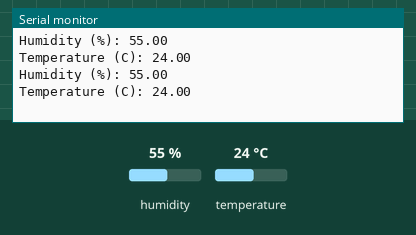
The sketch below on a simulated Arduino Uno, built with avr-gcc and run on an emulated ATmega328P. Parts: the last lines printed to the serial monitor. The test bench sets the inputs (shaded band); at power-on: humidity 55 %, temperature 24 °C.

Above: at 2.8 s.
2.9 s: humidity set to 22 %
At 5.3 s:
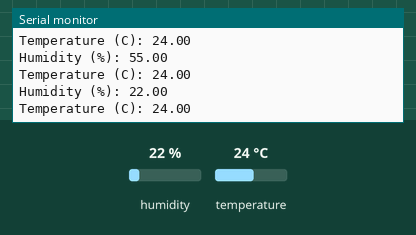
5.6 s: temperature set to 12 °C
At 6.5 s:
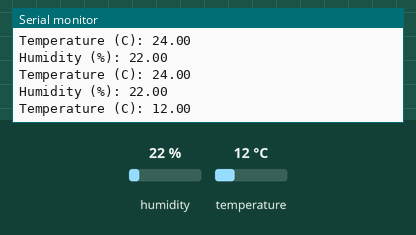
8.3 s: humidity set to 40 %
At 8.3 s:
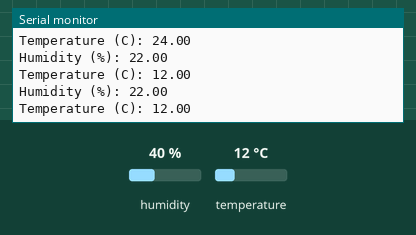
Timing chart, 0 to 11.3 s (numbered marks = the images above; inputs shaded):
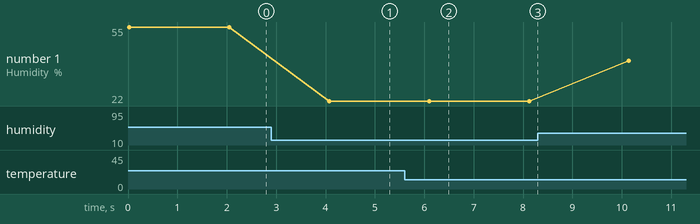

Measured:
- after the input at 2.9 s, the serial monitor: prints a new line after 1.2 s (image 1)
- after the input at 5.6 s, the serial monitor: prints a new line after 0.52 s (image 2)
- plotted number 1: 55 → 22 after the input at 2.9 s, 22 → 40 after the input at 8.3 s

The sketch:

serialtemp.ino
```cpp
#include <dht11.h>
#define DHT11PIN 2

dht11 DHT11;

void setup()
{
  Serial.begin(9600);

}

void loop()
{
  Serial.println();

  int chk = DHT11.read(DHT11PIN);

  Serial.print("Humidity (%): ");
  Serial.println((float)DHT11.humidity, 2);

  Serial.print("Temperature (C): ");
  Serial.println((float)DHT11.temperature, 2);

  delay(2000);

}
```
